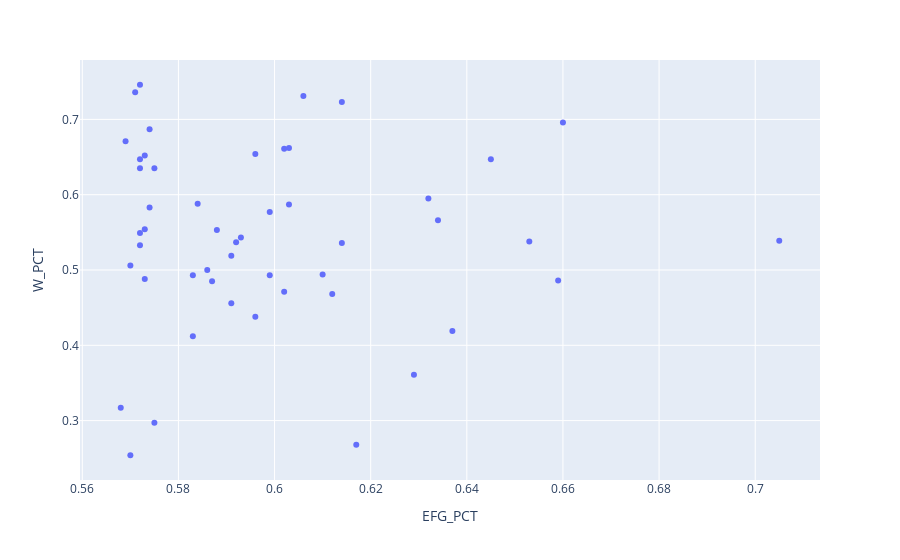

The notebook cell saved with this chart:
### Code cell
px.scatter(best_players, x=best_players['EFG_PCT'], y=best_players['W_PCT'], hover_data=['PLAYER_NAME'])

### Figure 1 — Plotly figure (JSON) as saved in the notebook; plotly's stock layout.template omitted (floating-point values rounded to 4 significant figures)
{"data": [{"customdata": [["Zach Collins"], ["Kentavious Caldwell-Pope"], ["Jonas Valanciunas"], ["Bojan Bogdanovic"], ["Grayson Allen"], ["D'Angelo Russell"], ["Kawhi Leonard"], ["Donovan Mitchell"], ["Kyrie Irving"], ["Giannis Antetokounmpo"], ["Anthony Davis"], ["Joel Embiid"], ["Nikola Vucevic"], ["Donte DiVincenzo"], ["Malcolm Brogdon"], ["Tobias Harris"], ["Doug McDermott"], ["Kelly Olynyk"], ["Christian Wood"], ["Keegan Murray"], ["Tyrese Haliburton"], ["Lauri Markkanen"], ["Josh Hart"], ["Jaden McDaniels"], ["Wendell Carter Jr."], ["Deandre Ayton"], ["Terance Mann"], ["Buddy Hield"], ["Georges Niang"], ["Isaiah Joe"], ["Quentin Grimes"], ["Michael Porter Jr."], ["Naz Reid"], ["Kevin Huerter"], ["Aaron Gordon"], ["Brook Lopez"], ["Trey Murphy III"], ["Myles Turner"], ["Kevin Durant"], ["Stephen Curry"], ["Kenyon Martin Jr."], ["Jakob Poeltl"], ["Domantas Sabonis"], ["Ivica Zubac"], ["Corey Kispert"], ["Jarrett Allen"], ["Clint Capela"], ["Rudy Gobert"], ["Nikola Jokic"], ["Nic Claxton"]], "hovertemplate": "EFG_PCT=%{x}<br>W_PCT=%{y}<br>PLAYER_NAME=%{customdata[0]}<extra></extra>", "legendgroup": "", "marker": {"color": "#636efa", "symbol": "circle"}, "mode": "markers", "name": "", "orientation": "v", "showlegend": false, "type": "scatter", "x": [0.568, 0.569, 0.57, 0.57, 0.571, 0.572, 0.572, 0.572, 0.572, 0.572, 0.573, 0.573, 0.573, 0.574, 0.574, 0.575, 0.575, 0.583, 0.583, 0.584, 0.586, 0.587, 0.588, 0.591, 0.591, 0.592, 0.593, 0.596, 0.596, 0.599, 0.599, 0.602, 0.602, 0.603, 0.603, 0.606, 0.61, 0.612, 0.614, 0.614, 0.617, 0.629, 0.632, 0.634, 0.637, 0.645, 0.653, 0.659, 0.66, 0.705], "xaxis": "x", "y": [0.317, 0.671, 0.506, 0.254, 0.736, 0.549, 0.635, 0.647, 0.533, 0.746, 0.554, 0.652, 0.488, 0.583, 0.687, 0.635, 0.297, 0.412, 0.493, 0.588, 0.5, 0.485, 0.553, 0.519, 0.456, 0.537, 0.543, 0.438, 0.654, 0.493, 0.577, 0.661, 0.471, 0.587, 0.662, 0.731, 0.494, 0.468, 0.723, 0.536, 0.268, 0.361, 0.595, 0.566, 0.419, 0.647, 0.538, 0.486, 0.696, 0.539], "yaxis": "y"}], "layout": {"autosize": true, "legend": {"tracegroupgap": 0}, "margin": {"t": 60}, "xaxis": {"anchor": "y", "autorange": true, "domain": [0, 1], "range": [0.5599, 0.7131], "title": {"text": "EFG_PCT"}, "type": "linear"}, "yaxis": {"anchor": "x", "autorange": true, "domain": [0, 1], "range": [0.2159, 0.7841], "title": {"text": "W_PCT"}, "type": "linear"}}}
